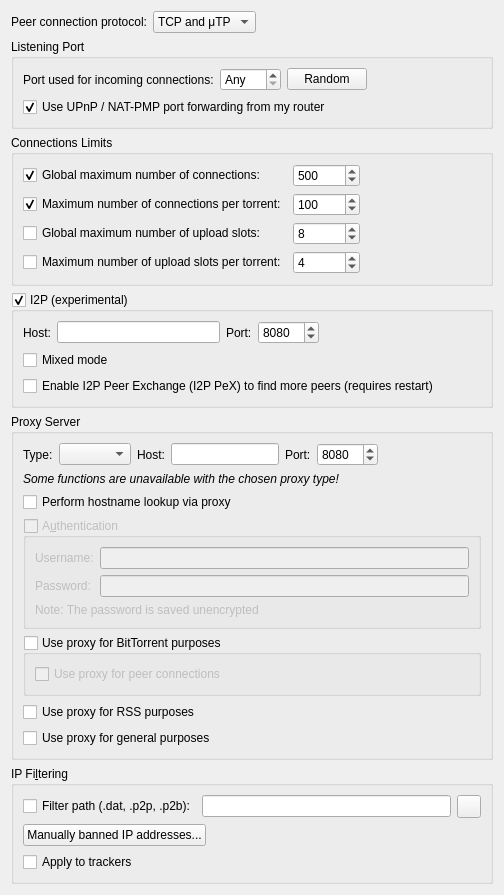
          <widget class="QWidget" name="scrollAreaWidgetContents_3">
           <property name="geometry">
            <rect>
             <x>0</x>
             <y>0</y>
             <width>504</width>
             <height>848</height>
            </rect>
           </property>
           <layout class="QVBoxLayout" name="verticalLayout_20">
            <item>
             <layout class="QHBoxLayout" name="horizontalLayout_12">
              <item>
               <widget class="QLabel" name="label_24">
                <property name="text">
                 <string>Peer connection protocol:</string>
                </property>
               </widget>
              </item>
              <item>
               <widget class="QComboBox" name="comboProtocol">
                <item>
                 <property name="text">
                  <string>TCP and μTP</string>
                 </property>
                </item>
                <item>
                 <property name="text">
                  <string notr="true">TCP</string>
                 </property>
                </item>
                <item>
                 <property name="text">
                  <string notr="true">μTP</string>
                 </property>
                </item>
               </widget>
              </item>
              <item>
               <spacer name="horizontalSpacer_23">
                <property name="orientation">
                 <enum>Qt::Orientation::Horizontal</enum>
                </property>
                <property name="sizeHint" stdset="0">
                 <size>
                  <width>40</width>
                  <height>20</height>
                 </size>
                </property>
               </spacer>
              </item>
             </layout>
            </item>
            <item>
             <widget class="QGroupBox" name="ListeningPortBox">
              <property name="title">
               <string>Listening Port</string>
              </property>
              <layout class="QVBoxLayout" name="listeningPortLayout">
               <item>
                <layout class="QHBoxLayout" name="listeningPortLayout2">
                 <item>
                  <widget class="QLabel" name="lbl_ports">
                   <property name="text">
                    <string>Port used for incoming connections:</string>
                   </property>
                  </widget>
                 </item>
                 <item>
                  <widget class="QSpinBox" name="spinPort">
                   <property name="toolTip">
                    <string>Set to 0 to let your system pick an unused port</string>
                   </property>
                   <property name="specialValueText">
                    <string>Any</string>
                   </property>
                   <property name="maximum">
                    <number>65535</number>
                   </property>
                  </widget>
                 </item>
                 <item>
                  <widget class="QPushButton" name="randomButton">
                   <property name="text">
                    <string>Random</string>
                   </property>
                  </widget>
                 </item>
                 <item>
                  <spacer name="horizontalSpacer_4">
                   <property name="orientation">
                    <enum>Qt::Orientation::Horizontal</enum>
                   </property>
                   <property name="sizeHint" stdset="0">
                    <size>
                     <width>40</width>
                     <height>20</height>
                    </size>
                   </property>
                  </spacer>
                 </item>
                </layout>
               </item>
               <item>
                <widget class="QCheckBox" name="checkUPnP">
                 <property name="text">
                  <string>Use UPnP / NAT-PMP port forwarding from my router</string>
                 </property>
                 <property name="checked">
                  <bool>true</bool>
                 </property>
                </widget>
               </item>
              </layout>
             </widget>
            </item>
            <item>
             <widget class="QGroupBox" name="nbConnecBox">
              <property name="title">
               <string>Connections Limits</string>
              </property>
              <layout class="QGridLayout" name="gridLayout">
               <item row="0" column="0">
                <widget class="QCheckBox" name="checkMaxConnections">
                 <property name="text">
                  <string>Global maximum number of connections:</string>
                 </property>
                 <property name="checked">
                  <bool>true</bool>
                 </property>
                </widget>
               </item>
               <item row="0" column="1">
                <widget class="QSpinBox" name="spinMaxConnec">
                 <property name="enabled">
                  <bool>true</bool>
                 </property>
                 <property name="minimum">
                  <number>2</number>
                 </property>
                 <property name="maximum">
                  <number>2147483647</number>
                 </property>
                 <property name="value">
                  <number>500</number>
                 </property>
                </widget>
               </item>
               <item row="0" column="2">
                <spacer name="horizontalSpacer_3">
                 <property name="orientation">
                  <enum>Qt::Orientation::Horizontal</enum>
                 </property>
                 <property name="sizeHint" stdset="0">
                  <size>
                   <width>40</width>
                   <height>20</height>
                  </size>
                 </property>
                </spacer>
               </item>
               <item row="1" column="0">
                <widget class="QCheckBox" name="checkMaxConnectionsPerTorrent">
                 <property name="text">
                  <string>Maximum number of connections per torrent:</string>
                 </property>
                 <property name="checked">
                  <bool>true</bool>
                 </property>
                </widget>
               </item>
               <item row="1" column="1">
                <widget class="QSpinBox" name="spinMaxConnecPerTorrent">
                 <property name="minimum">
                  <number>2</number>
                 </property>
                 <property name="maximum">
                  <number>2147483647</number>
                 </property>
                 <property name="value">
                  <number>100</number>
                 </property>
                </widget>
               </item>
               <item row="2" column="0">
                <widget class="QCheckBox" name="checkMaxUploads">
                 <property name="text">
                  <string>Global maximum number of upload slots:</string>
                 </property>
                </widget>
               </item>
               <item row="2" column="1">
                <widget class="QSpinBox" name="spinMaxUploads">
                 <property name="maximum">
                  <number>2147483647</number>
                 </property>
                 <property name="value">
                  <number>8</number>
                 </property>
                </widget>
               </item>
               <item row="3" column="0">
                <widget class="QCheckBox" name="checkMaxUploadsPerTorrent">
                 <property name="text">
                  <string>Maximum number of upload slots per torrent:</string>
                 </property>
                </widget>
               </item>
               <item row="3" column="1">
                <widget class="QSpinBox" name="spinMaxUploadsPerTorrent">
                 <property name="maximum">
                  <number>2147483647</number>
                 </property>
                 <property name="value">
                  <number>4</number>
                 </property>
                </widget>
               </item>
              </layout>
             </widget>
            </item>
            <item>
             <widget class="QGroupBox" name="groupI2P">
              <property name="title">
               <string>I2P (experimental)</string>
              </property>
              <property name="checkable">
               <bool>true</bool>
              </property>
              <property name="checked">
               <bool>true</bool>
              </property>
              <layout class="QVBoxLayout" name="verticalLayout_40">
               <item>
                <layout class="QHBoxLayout" name="i2pLayout">
                 <item>
                  <widget class="QLabel" name="labelI2PHost">
                   <property name="text">
                    <string>Host:</string>
                   </property>
                  </widget>
                 </item>
                 <item>
                  <widget class="QLineEdit" name="textI2PHost"/>
                 </item>
                 <item>
                  <widget class="QLabel" name="labelI2PPort">
                   <property name="text">
                    <string>Port:</string>
                   </property>
                  </widget>
                 </item>
                 <item>
                  <widget class="QSpinBox" name="spinI2PPort">
                   <property name="minimum">
                    <number>1</number>
                   </property>
                   <property name="maximum">
                    <number>65535</number>
                   </property>
                   <property name="value">
                    <number>8080</number>
                   </property>
                  </widget>
                 </item>
                 <item>
                  <spacer name="horizontalSpacer_22">
                   <property name="orientation">
                    <enum>Qt::Orientation::Horizontal</enum>
                   </property>
                   <property name="sizeHint" stdset="0">
                    <size>
                     <width>40</width>
                     <height>20</height>
                    </size>
                   </property>
                  </spacer>
                 </item>
                </layout>
               </item>
               <item>
                <widget class="QCheckBox" name="checkI2PMixed">
                 <property name="toolTip">
                  <string>&lt;html&gt;&lt;head/&gt;&lt;body&gt;&lt;p&gt;If &quot;mixed mode&quot; is enabled I2P torrents are allowed to also get peers from other sources than the tracker, and connect to regular IPs, not providing any anonymization. This may be useful if the user is not interested in the anonymization of I2P, but still wants to be able to connect to I2P peers.&lt;/p&gt;&lt;/body&gt;&lt;/html&gt;</string>
                 </property>
                 <property name="text">
                  <string>Mixed mode</string>
                 </property>
                </widget>
               </item>
               <item>
                <widget class="QCheckBox" name="checkI2PPeX">
                 <property name="text">
                  <string>Enable I2P Peer Exchange (I2P PeX) to find more peers (requires restart)</string>
                 </property>
                </widget>
               </item>
              </layout>
             </widget>
            </item>
            <item>
             <widget class="QGroupBox" name="groupProxy">
              <property name="enabled">
               <bool>true</bool>
              </property>
              <property name="title">
               <string>Proxy Server</string>
              </property>
              <layout class="QVBoxLayout" name="verticalLayout_29">
               <item>
                <layout class="QHBoxLayout" name="proxyTypeLayout">
                 <item>
                  <widget class="QLabel" name="ProxyType_lbl">
                   <property name="text">
                    <string>Type:</string>
                   </property>
                  </widget>
                 </item>
                 <item>
                  <widget class="QComboBox" name="comboProxyType"/>
                 </item>
                 <item>
                  <widget class="QLabel" name="lblProxyIP">
                   <property name="text">
                    <string>Host:</string>
                   </property>
                  </widget>
                 </item>
                 <item>
                  <widget class="QLineEdit" name="textProxyIP"/>
                 </item>
                 <item>
                  <widget class="QLabel" name="lblProxyPort">
                   <property name="text">
                    <string>Port:</string>
                   </property>
                  </widget>
                 </item>
                 <item>
                  <widget class="QSpinBox" name="spinProxyPort">
                   <property name="minimum">
                    <number>1</number>
                   </property>
                   <property name="maximum">
                    <number>65535</number>
                   </property>
                   <property name="value">
                    <number>8080</number>
                   </property>
                  </widget>
                 </item>
                 <item>
                  <spacer name="horizontalSpacer_24">
                   <property name="orientation">
                    <enum>Qt::Orientation::Horizontal</enum>
                   </property>
                   <property name="sizeHint" stdset="0">
                    <size>
                     <width>20</width>
                     <height>20</height>
                    </size>
                   </property>
                  </spacer>
                 </item>
                </layout>
               </item>
               <item>
                <widget class="QLabel" name="labelProxyTypeUnavailable">
                 <property name="font">
                  <font>
                   <italic>true</italic>
                  </font>
                 </property>
                 <property name="text">
                  <string>Some functions are unavailable with the chosen proxy type!</string>
                 </property>
                </widget>
               </item>
               <item>
                <widget class="QCheckBox" name="checkProxyHostnameLookup">
                 <property name="toolTip">
                  <string>If checked, hostname lookups are done via the proxy</string>
                 </property>
                 <property name="text">
                  <string>Perform hostname lookup via proxy</string>
                 </property>
                </widget>
               </item>
               <item>
                <widget class="QGroupBox" name="checkProxyAuth">
                 <property name="enabled">
                  <bool>false</bool>
                 </property>
                 <property name="title">
                  <string>A&amp;uthentication</string>
                 </property>
                 <property name="checkable">
                  <bool>true</bool>
                 </property>
                 <property name="checked">
                  <bool>false</bool>
                 </property>
                 <layout class="QVBoxLayout" name="verticalLayout_24">
                  <item>
                   <layout class="QGridLayout" name="gridLayout_12">
                    <item row="0" column="0">
                     <widget class="QLabel" name="lblProxyUsername">
                      <property name="text">
                       <string>Username:</string>
                      </property>
                     </widget>
                    </item>
                    <item row="0" column="1">
                     <widget class="QLineEdit" name="textProxyUsername"/>
                    </item>
                    <item row="1" column="0">
                     <widget class="QLabel" name="lblProxyPassword">
                      <property name="text">
                       <string>Password:</string>
                      </property>
                     </widget>
                    </item>
                    <item row="1" column="1">
                     <widget class="QLineEdit" name="textProxyPassword">
                      <property name="echoMode">
                       <enum>QLineEdit::EchoMode::Password</enum>
                      </property>
                     </widget>
                    </item>
                   </layout>
                  </item>
                  <item>
                   <widget class="QLabel" name="label_23">
                    <property name="text">
                     <string>Note: The password is saved unencrypted</string>
                    </property>
                   </widget>
                  </item>
                 </layout>
                </widget>
               </item>
               <item>
                <widget class="QGroupBox" name="checkProxyBitTorrent">
                 <property name="title">
                  <string>Use proxy for BitTorrent purposes</string>
                 </property>
                 <property name="checkable">
                  <bool>true</bool>
                 </property>
                 <property name="checked">
                  <bool>false</bool>
                 </property>
                 <layout class="QVBoxLayout" name="verticalLayoutProxyBitTorrent">
                  <item>
                   <widget class="QCheckBox" name="checkProxyPeerConnections">
                    <property name="toolTip">
                     <string>Otherwise, the proxy server is only used for tracker connections</string>
                    </property>
                    <property name="text">
                     <string>Use proxy for peer connections</string>
                    </property>
                   </widget>
                  </item>
                 </layout>
                </widget>
               </item>
               <item>
                <widget class="QCheckBox" name="checkProxyRSS">
                 <property name="toolTip">
                  <string>RSS feeds will use proxy</string>
                 </property>
                 <property name="text">
                  <string>Use proxy for RSS purposes</string>
                 </property>
                 <property name="checked">
                  <bool>false</bool>
                 </property>
                </widget>
               </item>
               <item>
                <widget class="QCheckBox" name="checkProxyMisc">
                 <property name="toolTip">
                  <string>Search engine, software updates or anything else will use proxy</string>
                 </property>
                 <property name="text">
                  <string>Use proxy for general purposes</string>
                 </property>
                 <property name="checked">
                  <bool>false</bool>
                 </property>
                </widget>
               </item>
              </layout>
             </widget>
            </item>
            <item>
             <widget class="QGroupBox" name="groupIPFilter">
              <property name="title">
               <string>IP Fi&amp;ltering</string>
              </property>
              <layout class="QVBoxLayout" name="verticalLayout_17">
               <item>
                <layout class="QHBoxLayout" name="horizontalLayout_11">
                 <item>
                  <widget class="QCheckBox" name="checkIPFilter">
                   <property name="text">
                    <string>Filter path (.dat, .p2p, .p2b):</string>
                   </property>
                  </widget>
                 </item>
                 <item>
                  <widget class="QLineEdit" name="textFilterPath"/>
                 </item>
                 <item>
                  <widget class="QToolButton" name="IpFilterRefreshBtn">
                   <property name="toolTip">
                    <string>Reload the filter</string>
                   </property>
                  </widget>
                 </item>
                </layout>
               </item>
               <item>
                <widget class="QPushButton" name="banListButton">
                 <property name="sizePolicy">
                  <sizepolicy hsizetype="Fixed" vsizetype="Fixed">
                   <horstretch>0</horstretch>
                   <verstretch>0</verstretch>
                  </sizepolicy>
                 </property>
                 <property name="text">
                  <string>Manually banned IP addresses...</string>
                 </property>
                </widget>
               </item>
               <item>
                <widget class="QCheckBox" name="checkIpFilterTrackers">
                 <property name="text">
                  <string>Apply to trackers</string>
                 </property>
                </widget>
               </item>
              </layout>
             </widget>
            </item>
            <item>
             <spacer name="verticalSpacer_3">
              <property name="orientation">
               <enum>Qt::Orientation::Vertical</enum>
              </property>
              <property name="sizeHint" stdset="0">
               <size>
                <width>20</width>
                <height>40</height>
               </size>
              </property>
             </spacer>
            </item>
           </layout>
          </widget>
